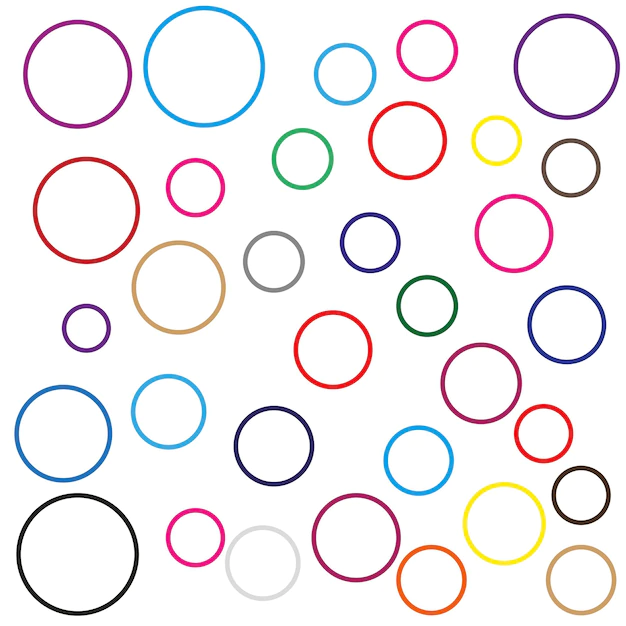
#> input picture practica1_hough/imagen5.jpeg, 626 x 626 px
$ python hough.py
#> lines starting #> are read from the running program, lines starting #| are printed output that depends on the picture; after the words box and inside, x2 and y2 are one past the last pixel; in counts of white or black regions, pixels touching at a corner belong together
import cv2 #importamos la libreria de opencv
import numpy as np

def menu(): #definimos el menu de opciones
    print('\n        #############################')
    print('        #    Transformada de houg    #')
    print('        # ingrese "1" para circulos  #')
    print('        # ingrese "2" para lineas    #')
    print('        # ingrese "3" para salir     #')
    print('        ############################# ')

while True: #se establece el ciclo infinito
    menu() # llamamos a la funcion menù
    opcion = input("ingrese una opcion") #solicitamos al usuaro digitar una opcion
#> the answer given: 1


    if opcion == '1': #primera opcion
        img = cv2.imread('imagen5.jpeg') #creamos una variable en la cual se lee la imagen por medio de cv2
#> img is the input picture: shape (626, 626, 3); mean B, G, R 241.7, 239.9, 243.8
        src = cv2.medianBlur(img, 5) #se saca un filtro con una mediana de 5 con el fin de obtener la imagen mas fiel
        src = cv2.cvtColor(src, cv2.COLOR_BGR2GRAY) # se procesa la imagen por un filtro para escala de grises
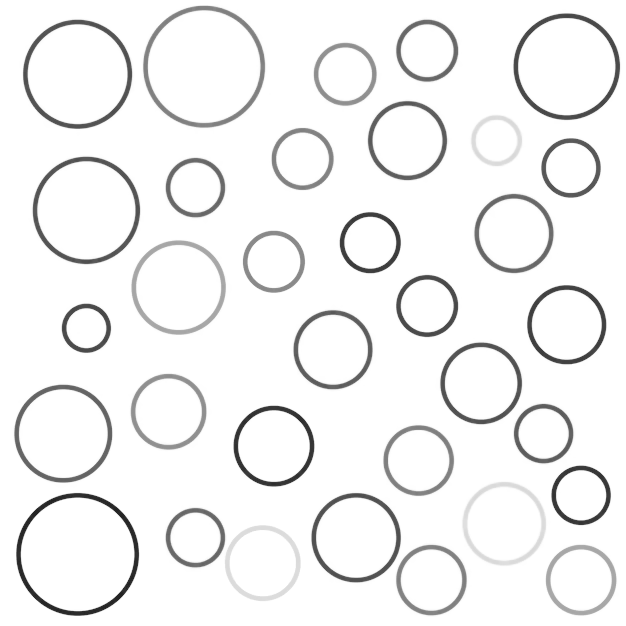
#> src: shape (626, 626); min 31, max 255, mean 242
        circles = cv2.HoughCircles(src, cv2.HOUGH_GRADIENT, 1, 20, #se utiliza el gradiente de houg que permite analizar el borde de la imagen en blanco y negro para determinar los bordes circulares
                                    param1=50, param2=30, minRadius=1, maxRadius=50) # se establece los parametros de radio minimo y maximo para obtener en la imagen los circulos que deseamos
#> circles = 32 rows, first 8: [85.5, 209.5, 49.4], [77.5, 73.5, 49.4], [273.5, 445.5, 36], [62.5, 433.5, 49.4], [580.5, 579.5, 30.8], [566.5, 66.5, 48.1], [355.5, 536.5, 44.4], [566.5, 324.5, 39.9]
        circles = np.uint16(np.around(circles)) # se utiliza una arreglo de 16 bits para aproximar la cantidad de cituclos
#> circles = 32 rows, first 8: [86, 210, 49], [78, 74, 49], [274, 446, 36], [62, 434, 49], [580, 580, 31], [566, 66, 48], [356, 536, 44], [566, 324, 40]
        for i in circles[0,:]: # se establece la funcion encargada de contar los circulos
            # Dibuja la circusnferencia del círculo
            cv2.circle(img,(i[0],i[1]),i[2],(0,255,0),2) #se procede a identificar los circulos en la imagen
            # dibuja el centro del círculo
            cv2.circle(img,(i[0],i[1]),2,(0,0,255),3) #se procede a obtener el origen de los circulos
#> this loop made 32 passes
#> i on passes 1 to 12: [86, 210, 49], [78, 74, 49], [274, 446, 36], [62, 434, 49], [580, 580, 31], [566, 66, 48], [356, 536, 44], [566, 324, 40], [178, 288, 47], [408, 140, 39], [426, 306, 27], [274, 262, 27]
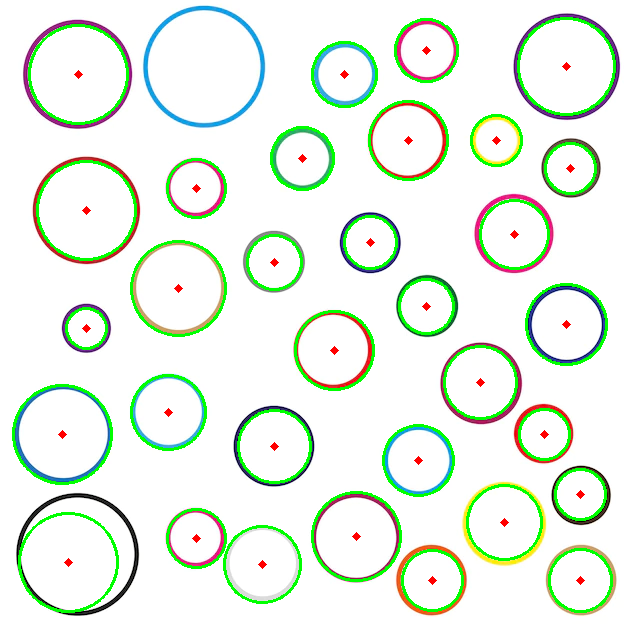
#> img: shape (626, 626, 3); 5.74% of pixels changed, all inside (x1, y1, x2, y2) = (12, 17, 616, 613)
#> the answer given: 1
#> the answer given: 1
#> the answer given: 1
#> the answer given: 1
#> the answer given: 1
#> (the run stopped early here; a loop or call above may not have finished)

$ run again, with practica1_hough/c_hough.png saved as practica1_hough/imagen5.jpeg
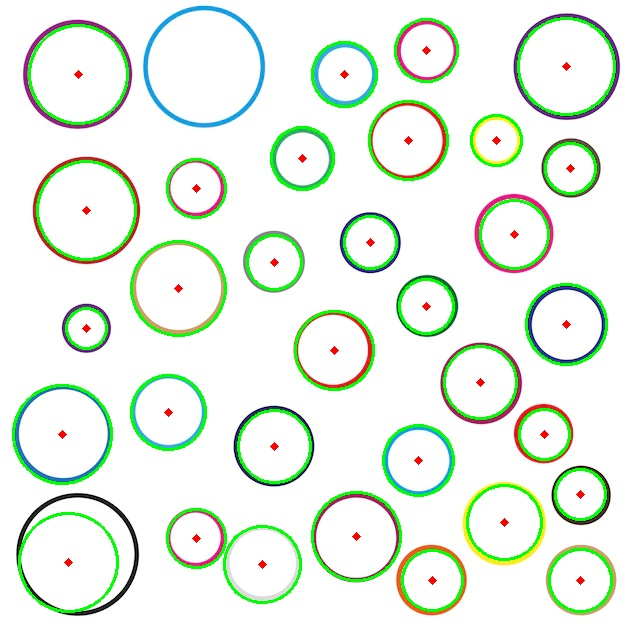
#> input picture practica1_hough/c_hough.png, 626 x 626 px
#> img is the input picture: shape (626, 626, 3); mean B, G, R 230.8, 242.7, 232.6
#> `src = cv2.cvtColor(src, cv2.COLOR_BGR2GRAY)`:
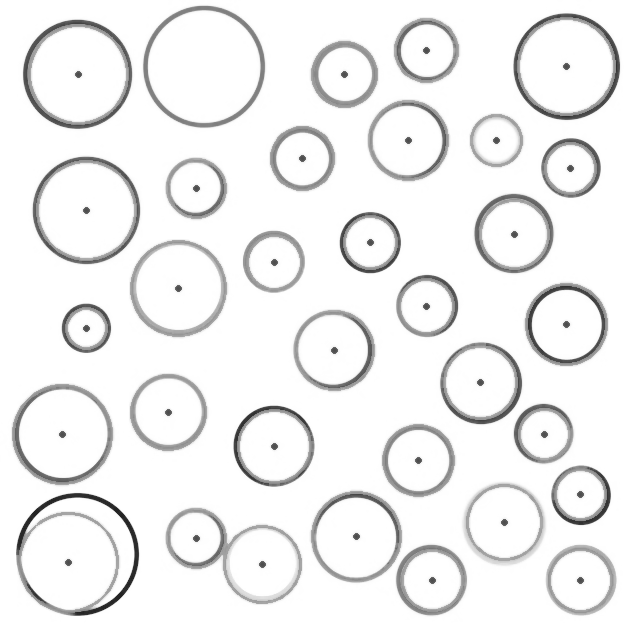
#> src: shape (626, 626); min 31, max 255, mean 239.9
#> `circles = cv2.HoughCircles(src, cv2.HOUGH_GRADIENT, 1, 20,`: circles = 33 rows, first 8: [273.5, 445.5, 40.6], [75.5, 74.5, 49.4], [562.5, 64.5, 49.4], [570.5, 167.5, 29.9], [195.5, 187.5, 30.2], [566.5, 326.5, 36.5], [353.5, 534.5, 43], [262.5, 561.5, 33.6]
#> `circles = np.uint16(np.around(circles))`: circles = 33 rows, first 8: [274, 446, 41], [76, 74, 49], [562, 64, 49], [570, 168, 30], [196, 188, 30], [566, 326, 36], [354, 534, 43], [262, 562, 34]
#> the loop `for i in circles[0,:]:` made 33 passes
#> after the loop `for i in circles[0,:]:`:
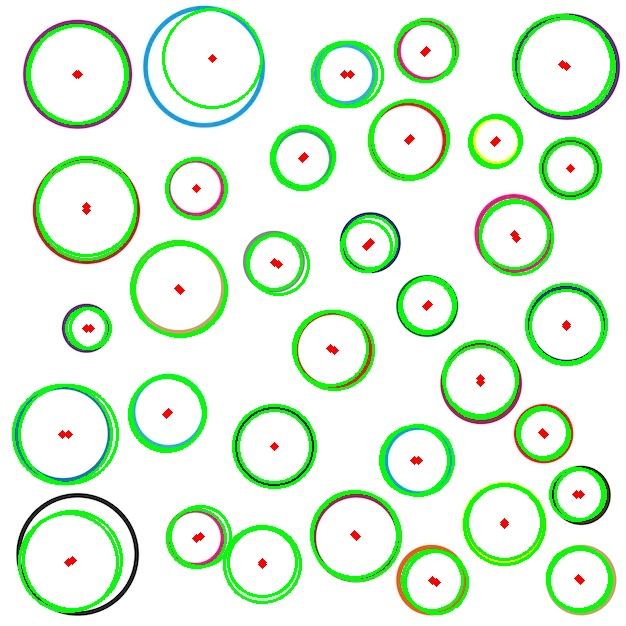
#> img: shape (626, 626, 3); 6% of pixels changed, all inside (x1, y1, x2, y2) = (18, 8, 613, 615)
